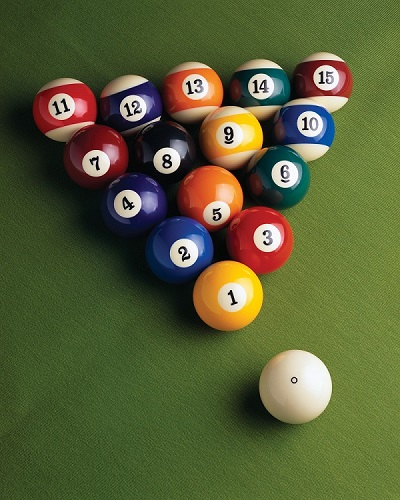
#> input picture image/Billiard.jpg, 400 x 500 px, given in place of the camera
$ python example_twoColor_detect.py
#> lines starting #> are read from the running program, lines starting #| are printed output that depends on the picture; after the words box and inside, x2 and y2 are one past the last pixel; in counts of white or black regions, pixels touching at a corner belong together
import cv2 as cv
import numpy as np

color1 = 0
color2 = 0

ranges = 20
set_color = False
step = 0


# [73 lines left out: function nothing, not called in this run]
        #     print(i, i+range)
        #     print(i-range, i)


cv.namedWindow('img_color')
cv.namedWindow('img_result')

cv.createTrackbar('saturation_th1', 'img_result', 0, 255, nothing)
cv.setTrackbarPos('saturation_th1', 'img_result', 30)
cv.createTrackbar('value_th1', 'img_result', 0, 255, nothing)
cv.setTrackbarPos('value_th1', 'img_result', 30)
cv.createTrackbar('saturation_th2', 'img_result', 0, 255, nothing)
cv.setTrackbarPos('saturation_th2', 'img_result', 30)
cv.createTrackbar('value_th2', 'img_result', 0, 255, nothing)
cv.setTrackbarPos('value_th2', 'img_result', 30)

# 카메라로부터 영상 캡처
cap = cv.VideoCapture(0)

while True:

    ret, img_color = cap.read()
#> img_color is the input picture: shape (500, 400, 3); mean B, G, R 54.7, 94.2, 88.3
    img_color = cv.flip(img_color, 1)   # 이미지 좌우반전
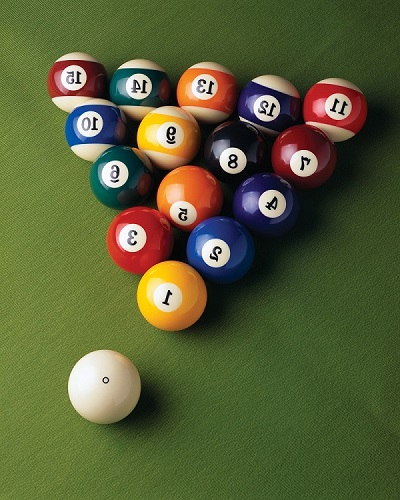
#> img_color: shape (500, 400, 3); mean B, G, R 54.7, 94.2, 88.3

    if not ret:
        continue

    img_color2 = img_color.copy()
    img_hsv = cv.cvtColor(img_color2, cv.COLOR_BGR2HSV)
#> img_hsv: shape (500, 400, 3); mean H, S, V 49.7, 135.9, 105.5

    height, width = img_color.shape[:2]
#> height = 500; width = 400
    cx = int(width / 2)
#> cx = 200
    cy = int(height / 2)
#> cy = 250

    # 색입력을 받기 전이라면
    if not set_color:
        rectangle_color = (0, 255, 0)   # 초록색 사각형 그림 -> 첫번째 색입력을 받을 위치로 사용됨

        if step == 1:
            rectangle_color = (0, 0, 255)   # 빨간색 사각형 그림 -> 두번째 색입력을 위함

        cv.rectangle(img_color, (cx - 20, cy - 20), (cx + 20, cy + 20), rectangle_color, 5)
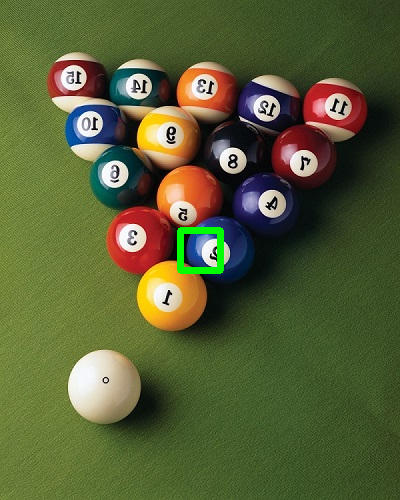
#> img_color: shape (500, 400, 3); 0.55% of pixels changed, all inside (x1, y1, x2, y2) = (177, 227, 224, 274)

    else:

        # 범위 값으로 HSV 이미지에서 마스크를 생성합니다.
        img_maskA1 = cv.inRange(img_hsv, lower_blueA1, upper_blueA1)
        img_maskA2 = cv.inRange(img_hsv, lower_blueA2, upper_blueA2)
        img_maskA3 = cv.inRange(img_hsv, lower_blueA3, upper_blueA3)
        temp = cv.bitwise_or(img_maskA1, img_maskA2)
        img_maskA = cv.bitwise_or(img_maskA3, temp)

        img_maskB1 = cv.inRange(img_hsv, lower_blueB1, upper_blueB1)
        img_maskB2 = cv.inRange(img_hsv, lower_blueB2, upper_blueB2)
        img_maskB3 = cv.inRange(img_hsv, lower_blueB3, upper_blueB3)
        temp = cv.bitwise_or(img_maskB1, img_maskB2)
        img_maskB = cv.bitwise_or(temp, img_maskB3)

        # 모폴로지 연산
        kernel = np.ones((11, 11), np.uint8)
        img_maskA = cv.morphologyEx(img_maskA, cv.MORPH_OPEN, kernel)
        img_maskA = cv.morphologyEx(img_maskA, cv.MORPH_CLOSE, kernel)

        kernel = np.ones((11, 11), np.uint8)
        img_maskB = cv.morphologyEx(img_maskB, cv.MORPH_OPEN, kernel)
        img_maskB = cv.morphologyEx(img_maskB, cv.MORPH_CLOSE, kernel)

        # 마스크 이미지로 원본 이미지에서 범위값에 해당되는 영상 부분을 획득합니다.
        img_maskC = cv.bitwise_or(img_maskA, img_maskB)
        img_result = cv.bitwise_and(img_color, img_color, mask=img_maskC)

        # 라벨링
        numOfLabelsA, img_labelA, statsA, centroidsA = cv.connectedComponentsWithStats(img_maskA)

        for idx, centroid in enumerate(centroidsA):
            if statsA[idx][0] == 0 and statsA[idx][1] == 0:
                continue

            if np.any(np.isnan(centroid)):
                continue

            x, y, width, height, area = statsA[idx]
            centerX, centerY = int(centroid[0]), int(centroid[1])

            # 라벨링한 영역을 추출
            if area > 1500:
                cv.circle(img_color, (centerX, centerY), 10, (0, 0, 255), 10)
                cv.rectangle(img_color, (x, y), (x + width, y + height), (0, 0, 255))

        numOfLabelsB, img_labelB, statsB, centroidsB = cv.connectedComponentsWithStats(img_maskB)
        for idx, centroid in enumerate(centroidsB):
            if statsB[idx][0] == 0 and statsB[idx][1] == 0:
                continue

            if np.any(np.isnan(centroid)):
                continue

            x, y, width, height, area = statsB[idx]
            centerX, centerY = int(centroid[0]), int(centroid[1])

            # 라벨링한 영역을 추출
            if area > 1500:
                cv.circle(img_color, (centerX, centerY), 10, (255, 0, 0), 10)
                cv.rectangle(img_color, (x, y), (x + width, y + height), (255, 0, 0))

        cv.imshow('img_result', img_result)

    cv.imshow('img_color', img_color)

    key = cv.waitKey(1) & 0xFF
#> (key Esc is pressed here)

    if key == 27:  # esc
        break

    elif key == 32:  # space
        # 첫번째 색입력에 대한 처리
        if step == 0:
            # 스페이스바를 누르면 입력영역의 픽셀을 가져옴
            roi = img_color2[cy - 20:cy + 20, cx - 20:cx + 20]
            roi = cv.medianBlur(roi, 3)
            cv.imshow("roi1", roi)
            hsv = cv.cvtColor(roi, cv.COLOR_BGR2HSV)
            h, s, v = cv.split(hsv)
            color1 = h.mean()   # Hue 성분의 평균을 구함
            print(color1)
            step += 1       # Hue 성분의 평균은 첫번째 색 추출에 사용됨

        # 두번째 색입력에 대한 처리
        elif step == 1:
            roi = img_color2[cy - 20:cy + 20, cx - 20:cx + 20]
            roi = cv.medianBlur(roi, 3)
            cv.imshow("roi2", roi)
            hsv = cv.cvtColor(roi, cv.COLOR_BGR2HSV)
            h, s, v = cv.split(hsv)
            color2 = h.mean()
            set_color = True
            nothing(0)
            print(color2)
            step += 1

cap.release()
cv.destroyAllWindows()

$ run again, on image/White_Red.jpg
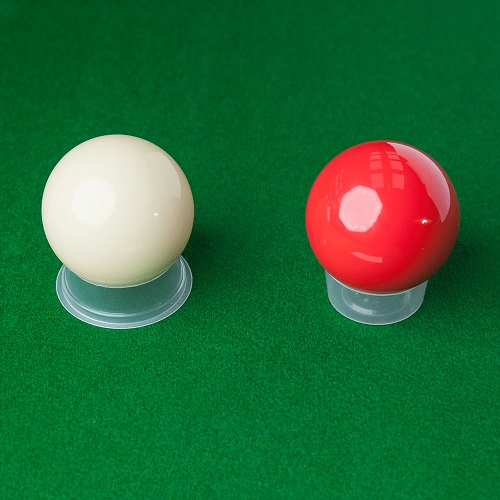
#> input picture image/White_Red.jpg, 500 x 500 px, given in place of the camera
#> img_color is the input picture: shape (500, 500, 3); mean B, G, R 57.4, 107.1, 37.3
#> `img_color = cv.flip(img_color, 1)`:
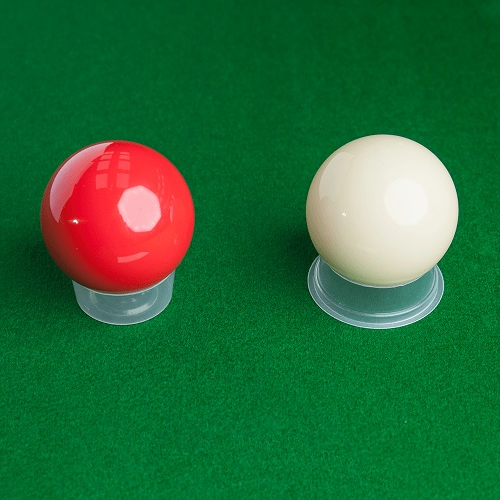
#> img_color: shape (500, 500, 3); mean B, G, R 57.4, 107.1, 37.3
#> img_hsv: shape (500, 500, 3); mean H, S, V 73.4, 223.6, 119.4
#> `cv.rectangle(img_color, (cx - 20, cy - 20), (cx + 20, cy + 20), rectan..`:
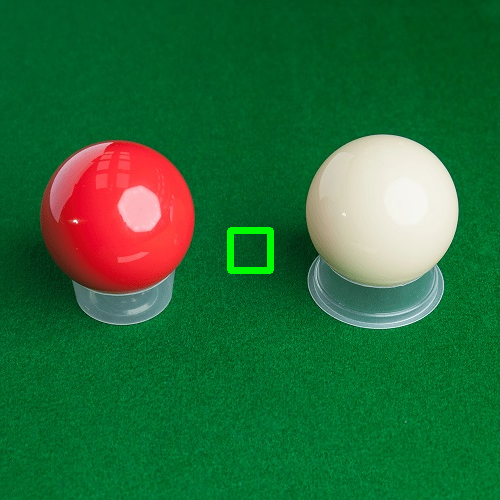
#> img_color: shape (500, 500, 3); 0.44% of pixels changed, all inside (x1, y1, x2, y2) = (227, 227, 274, 274)
